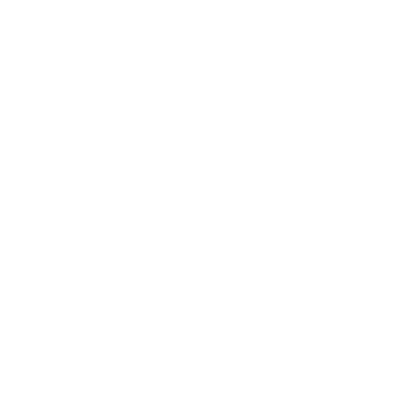
Frame 1 (no input)
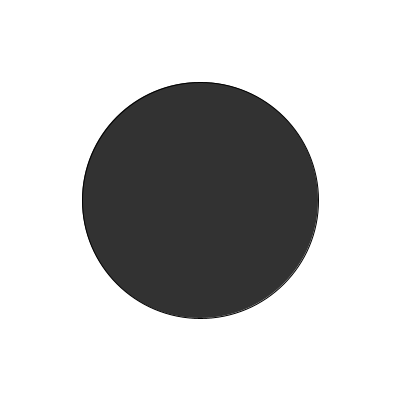
Frame 60 (the mouse pressed at the canvas centre just before this capture)
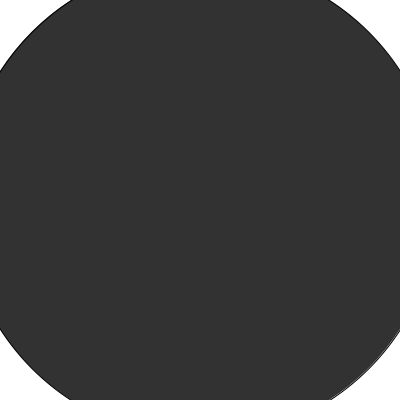
Frame 120 (the mouse held since frame 60 and released just before this capture)

The Processing sketch that drew these frames (run headless with seeded random() and noise(); from frame 60 on, the mouse is pressed at the canvas centre):

// Processing sketch: sketch_140425m
// ── sketch_140425m.pde
int radiusCircle;
int xCircle;
int yCircle;

void setup(){
  size(400,400);
  smooth();
  radiusCircle = 0;
  xCircle = width / 2;
  yCircle = height / 2;
}
void draw(){
  background(255,255,255);
  fill(50,50,50);
  ellipse(xCircle,yCircle,radiusCircle*2,radiusCircle*2);
  radiusCircle = radiusCircle + 2;
}
